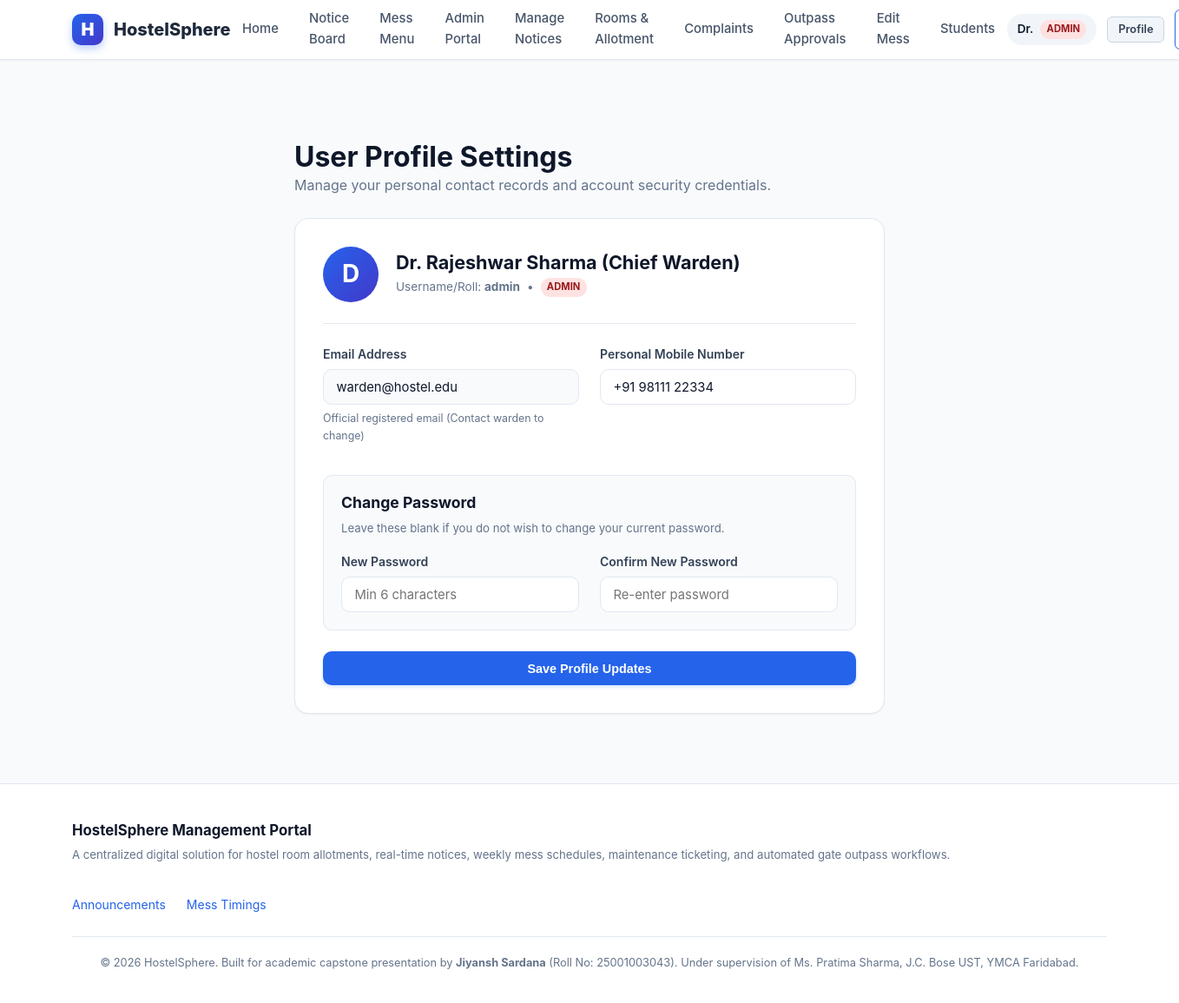
Screenshot of /profile (signed in) with the database file from the repository.
### tables this page shows
CREATE TABLE users (
    id INTEGER PRIMARY KEY AUTOINCREMENT,
    username TEXT UNIQUE NOT NULL,           -- Roll number for students or 'admin' for warden
    full_name TEXT NOT NULL,
    email TEXT UNIQUE NOT NULL,
    password_hash TEXT NOT NULL,
    role TEXT NOT NULL CHECK(role IN ('student', 'admin')),
    phone TEXT,
    guardian_name TEXT,
    guardian_phone TEXT,
    branch TEXT,                             -- e.g., 'Computer Engineering'
    semester INTEGER,                        -- e.g., 3
    gender TEXT CHECK(gender IN ('Male', 'Female', 'Other')),
    created_at TIMESTAMP DEFAULT CURRENT_TIMESTAMP
);

### app.py (the view, shortened to what this page needs)
@app.route('/profile', methods=['GET', 'POST'])
@login_required
def profile():
    user_id = session['user_id']
    user = query_db("SELECT * FROM users WHERE id = ?", (user_id,), one=True)
    return render_template('profile.html', user=user)

### app.py (called while the page is built)
@app.context_processor
def inject_globals():
    user = None
    if 'user_id' in session:
        user = query_db("SELECT * FROM users WHERE id = ?", (session['user_id'],), one=True)
    days = ['Monday', 'Tuesday', 'Wednesday', 'Thursday', 'Friday', 'Saturday', 'Sunday']
    today_name = datetime.datetime.now().strftime('%A')
    return {
        'current_user': user,
        'current_year': datetime.datetime.now().year,
        'days_of_week': days,
        'today_name': today_name
    }

def login_required(f):
    @wraps(f)
    def decorated_function(*args, **kwargs):
        if 'user_id' not in session:
            flash("Please sign in to access this page.", "warning")
            return redirect(url_for('login', next=request.path))
        return f(*args, **kwargs)
    return decorated_function

### database.py (called while the page is built)
def get_db():
    db = getattr(g, '_database', None)
    if db is None:
        db = g._database = sqlite3.connect(DATABASE)
        db.row_factory = sqlite3.Row
        db.execute("PRAGMA foreign_keys = ON")
    return db

def close_connection(exception):
    db = getattr(g, '_database', None)
    if db is not None:
        db.close()

def query_db(query, args=(), one=False):
    cur = get_db().execute(query, args)
    rv = cur.fetchall()
    cur.close()
    return (rv[0] if rv else None) if one else rv

### templates/profile.html (shortened to what this page needs)
{% extends 'base.html' %}
{% block content %}
<div style="max-width: 680px; margin: 1rem auto;">
  <div style="margin-bottom: 1.5rem;">
    <h1>User Profile Settings</h1>
    <p style="color: var(--text-muted); margin: 0;">
      Manage your personal contact records and account security credentials.
    </p>
  </div>
  <div class="card" style="padding: 2rem;">
    <div style="display: flex; align-items: center; gap: 1.25rem; padding-bottom: 1.5rem; margin-bottom: 1.5rem; border-bottom: 1px solid var(--border-color);">
      <div style="width: 4rem; height: 4rem; border-radius: 50%; background: linear-gradient(135deg, var(--primary), #4338ca); color: white; display: flex; align-items: center; justify-content: center; font-size: 1.75rem; font-weight: 700;">
        {{ user.full_name[0] }}
      </div>
      <div>
        <h2 style="font-size: 1.35rem; margin-bottom: 0.25rem;">{{ user.full_name }}</h2>
        <div style="display: flex; gap: 0.5rem; align-items: center; font-size: 0.85rem; color: var(--text-muted);">
          <span>Username/Roll: <strong>{{ user.username }}</strong></span>
          <span>&bull;</span>
          <span class="role-tag {{ user.role }}">{{ user.role }}</span>
        </div>
      </div>
    </div>
    <form method="POST" action="{{ url_for('profile') }}">
      <div class="grid grid-cols-2">
        <div class="form-group">
          <label class="form-label">Email Address</label>
          <input type="email" class="form-control" value="{{ user.email }}" disabled style="background: #f8fafc; cursor: not-allowed;">
          <div class="form-hint">Official registered email (Contact warden to change)</div>
        </div>
        <div class="form-group">
          <label class="form-label" for="phone">Personal Mobile Number</label>
          <input type="tel" id="phone" name="phone" class="form-control"
                 value="{{ user.phone or '' }}" placeholder="+91 98765 00000">
        </div>
      </div>
      <div style="background: #f8fafc; border: 1px solid var(--border-color); border-radius: var(--radius-md); padding: 1.25rem; margin-top: 1rem; margin-bottom: 1.5rem;">
        <h4 style="margin-bottom: 0.5rem;">Change Password</h4>
        <p style="color: var(--text-muted); font-size: 0.825rem; margin-bottom: 1rem;">
          Leave these blank if you do not wish to change your current password.
        </p>
        <div class="grid grid-cols-2">
          <div class="form-group" style="margin-bottom: 0;">
            <label class="form-label" for="new_password">New Password</label>
            <input type="password" id="new_password" name="new_password" class="form-control"
                   placeholder="Min 6 characters">
          </div>
          <div class="form-group" style="margin-bottom: 0;">
            <label class="form-label" for="confirm_password">Confirm New Password</label>
            <input type="password" id="confirm_password" name="confirm_password" class="form-control"
                   placeholder="Re-enter password">
          </div>
        </div>
      </div>
      <button type="submit" class="btn btn-primary" style="width: 100%;">
        Save Profile Updates
      </button>
    </form>
  </div>
</div>
{% endblock %}

### templates/base.html (shortened to what this page needs)
<!DOCTYPE html>
<html lang="en">
<head>
  <link rel="stylesheet" href="{{ url_for('static', filename='css/style.css') }}">
</head>
<body>
  <header class="navbar">
    <div class="container">
      <a href="{{ url_for('index') }}" class="brand-link">
        <div class="brand-icon">H</div>
        <span>HostelSphere</span>
      </a>
      <nav>
        <ul class="nav-links">
          <li class="nav-item"><a href="{{ url_for('index') }}">Home</a></li>
          <li class="nav-item"><a href="{{ url_for('notices') }}">Notice Board</a></li>
          <li class="nav-item"><a href="{{ url_for('mess_menu') }}">Mess Menu</a></li>
          {% if current_user %}
            {% if current_user.role == 'student' %}
              <li class="nav-item"><a href="{{ url_for('student_dashboard') }}">My Dashboard</a></li>
              <li class="nav-item"><a href="{{ url_for('student_room') }}">My Room</a></li>
              <li class="nav-item"><a href="{{ url_for('student_complaints') }}">Complaints</a></li>
              <li class="nav-item"><a href="{{ url_for('student_outpass') }}">Outpass</a></li>
            {% elif current_user.role == 'admin' %}
              <li class="nav-item"><a href="{{ url_for('admin_dashboard') }}">Admin Portal</a></li>
              <li class="nav-item"><a href="{{ url_for('admin_notices') }}">Manage Notices</a></li>
              <li class="nav-item"><a href="{{ url_for('admin_rooms') }}">Rooms & Allotment</a></li>
              <li class="nav-item"><a href="{{ url_for('admin_complaints') }}">Complaints</a></li>
              <li class="nav-item"><a href="{{ url_for('admin_outpass') }}">Outpass Approvals</a></li>
              <li class="nav-item"><a href="{{ url_for('admin_mess') }}">Edit Mess</a></li>
              <li class="nav-item"><a href="{{ url_for('admin_students') }}">Students</a></li>
            {% endif %}
          {% endif %}
        </ul>
      </nav>
      <div class="nav-actions">
        {% if current_user %}
          <div class="user-badge">
            <span>{{ current_user.full_name.split(' ')[0] }}</span>
            <span class="role-tag {{ current_user.role }}">{{ current_user.role }}</span>
          </div>
          <a href="{{ url_for('profile') }}" class="btn btn-secondary btn-sm" title="My Profile">Profile</a>
          <a href="{{ url_for('logout') }}" class="btn btn-outline btn-sm">Sign Out</a>
        {% else %}
          <a href="{{ url_for('login') }}" class="btn btn-secondary btn-sm">Sign In</a>
          <a href="{{ url_for('register') }}" class="btn btn-primary btn-sm">Register</a>
        {% endif %}
      </div>
    </div>
  </header>
  <main class="main-content">
    <div class="container">
      {% block content %}{% endblock %}
    </div>
  </main>
  <footer class="footer">
    <div class="container">
      <div class="footer-content">
        <div>
          <strong style="color: var(--text-main); font-size: 1.05rem;">HostelSphere Management Portal</strong>
          <p style="margin-top: 0.25rem; font-size: 0.825rem;">
            A centralized digital solution for hostel room allotments, real-time notices, weekly mess schedules, maintenance ticketing, and automated gate outpass workflows.
          </p>
        </div>
        <ul class="footer-links">
          <li><a href="{{ url_for('notices') }}">Announcements</a></li>
          <li><a href="{{ url_for('mess_menu') }}">Mess Timings</a></li>
        </ul>
      </div>
      <div class="footer-credits">
        <p>
          &copy; {{ current_year }} HostelSphere. Built for academic capstone presentation by <strong>Jiyansh Sardana</strong> (Roll No: 25001003043).
          Under supervision of Ms. Pratima Sharma, J.C. Bose UST, YMCA Faridabad.
        </p>
      </div>
    </div>
  </footer>
</body>
</html>

### rows the page displays
users: full_name "Dr.", role "ADMIN", full_name "D", full_name "Dr. Rajeshwar Sharma (Chief Warden)", username "admin", email "warden@hostel.edu", phone "+91 98111 22334"
